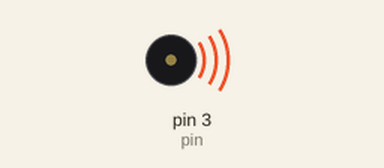
A sketch run on a simulated Arduino Uno, built with avr-gcc and run on an emulated ATmega328P. On the bench: buzzer (waves = sounding).

Above: at 0.1 s.
At 16.1 s:
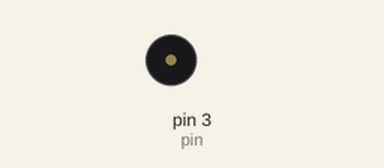
Timing chart, 0 to 17.6 s (numbered marks = the images above):
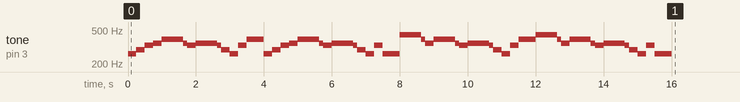

Measured:
- by itself, tone on pin 3 (pin): plays 262 Hz for 0.25 s, 294 Hz for 0.25 s, 330 Hz for 0.25 s, 349 Hz for 0.25 s, 392 Hz for 0.63 s, 349 Hz for 0.13 s … (50 notes in this stretch)

The sketch:

speaker_pin2_transistor.ino
```cpp
#include<pitches.h>
int i=0;
int dur1=1000,dur2=500,dur3=1000/3,dur4=250,dur8=125,dur16=62.5;
int pin=3;
void setup()
{
  pinMode(pin,OUTPUT);
}
void loop()
{
  tone(pin,NOTE_C4,dur4);delay(dur4);
  tone(pin,NOTE_D4,dur4);delay(dur4);
  tone(pin,NOTE_E4,dur4);delay(dur4);
  tone(pin,NOTE_F4,dur4);delay(dur4);
  tone(pin,NOTE_G4,dur4);delay(dur4);
  tone(pin,NOTE_G4,dur4);delay(dur4);
  tone(pin,NOTE_G4,dur8);delay(dur8);
  tone(pin,NOTE_F4,dur8);delay(dur8);
  tone(pin,NOTE_E4,dur4);delay(dur4);
  tone(pin,NOTE_F4,dur4);delay(dur4);
  tone(pin,NOTE_F4,dur4);delay(dur4);
  tone(pin,NOTE_F4,dur8);delay(dur8);
  tone(pin,NOTE_E4,dur8);delay(dur8);
  tone(pin,NOTE_D4,dur4);delay(dur4);
  tone(pin,NOTE_C4,dur4);delay(dur4);
  tone(pin,NOTE_E4,dur4);delay(dur4);
  tone(pin,NOTE_G4,dur2);delay(dur2);

  tone(pin,NOTE_C4,dur4);delay(dur4);
  tone(pin,NOTE_D4,dur4);delay(dur4);
  tone(pin,NOTE_E4,dur4);delay(dur4);
  tone(pin,NOTE_F4,dur4);delay(dur4);
  tone(pin,NOTE_G4,dur4);delay(dur4);
  tone(pin,NOTE_G4,dur4);delay(dur4);
  tone(pin,NOTE_G4,dur8);delay(dur8);
  tone(pin,NOTE_F4,dur8);delay(dur8);
  tone(pin,NOTE_E4,dur4);delay(dur4);
  tone(pin,NOTE_F4,dur4);delay(dur4);
  tone(pin,NOTE_F4,dur4);delay(dur4);
  tone(pin,NOTE_F4,dur8);delay(dur8);
  tone(pin,NOTE_E4,dur8);delay(dur8);
  tone(pin,NOTE_D4,dur4);delay(dur4);
  tone(pin,NOTE_C4,dur4);delay(dur4);
  tone(pin,NOTE_E4,dur4);delay(dur4);
  tone(pin,NOTE_C4,dur2);delay(dur2);

  tone(pin,NOTE_A4,dur4);delay(dur4);
  tone(pin,NOTE_A4,dur4);delay(dur4);
  tone(pin,NOTE_A4,dur8);delay(dur8);
  tone(pin,NOTE_G4,dur8);delay(dur8);
  tone(pin,NOTE_F4,dur4);delay(dur4);
  tone(pin,NOTE_G4,dur4);delay(dur4);
  tone(pin,NOTE_G4,dur4);delay(dur4);
  tone(pin,NOTE_G4,dur8);delay(dur8);
  tone(pin,NOTE_F4,dur8);delay(dur8);
  tone(pin,NOTE_E4,dur4);delay(dur4);
  tone(pin,NOTE_F4,dur4);delay(dur4);
  tone(pin,NOTE_F4,dur4);delay(dur4);
  tone(pin,NOTE_F4,dur8);delay(dur8);
  tone(pin,NOTE_E4,dur8);delay(dur8);
  tone(pin,NOTE_D4,dur4);delay(dur4);
  tone(pin,NOTE_C4,dur4);delay(dur4);
  tone(pin,NOTE_E4,dur4);delay(dur4);
  tone(pin,NOTE_G4,dur2);delay(dur2);

  tone(pin,NOTE_A4,dur4);delay(dur4);
  tone(pin,NOTE_A4,dur4);delay(dur4);
  tone(pin,NOTE_A4,dur8);delay(dur8);
  tone(pin,NOTE_G4,dur8);delay(dur8);
  tone(pin,NOTE_F4,dur4);delay(dur4);
  tone(pin,NOTE_G4,dur4);delay(dur4);
  tone(pin,NOTE_G4,dur4);delay(dur4);
  tone(pin,NOTE_G4,dur8);delay(dur8);
  tone(pin,NOTE_F4,dur8);delay(dur8);
  tone(pin,NOTE_E4,dur4);delay(dur4);
  tone(pin,NOTE_F4,dur4);delay(dur4);
  tone(pin,NOTE_F4,dur4);delay(dur4);
  tone(pin,NOTE_F4,dur8);delay(dur8);
  tone(pin,NOTE_E4,dur8);delay(dur8);
  tone(pin,NOTE_D4,dur4);delay(dur4);
  tone(pin,NOTE_C4,dur4);delay(dur4);
  tone(pin,NOTE_E4,dur4);delay(dur4);
  tone(pin,NOTE_C4,dur2);delay(dur2);

  delay(60000);
}
```
